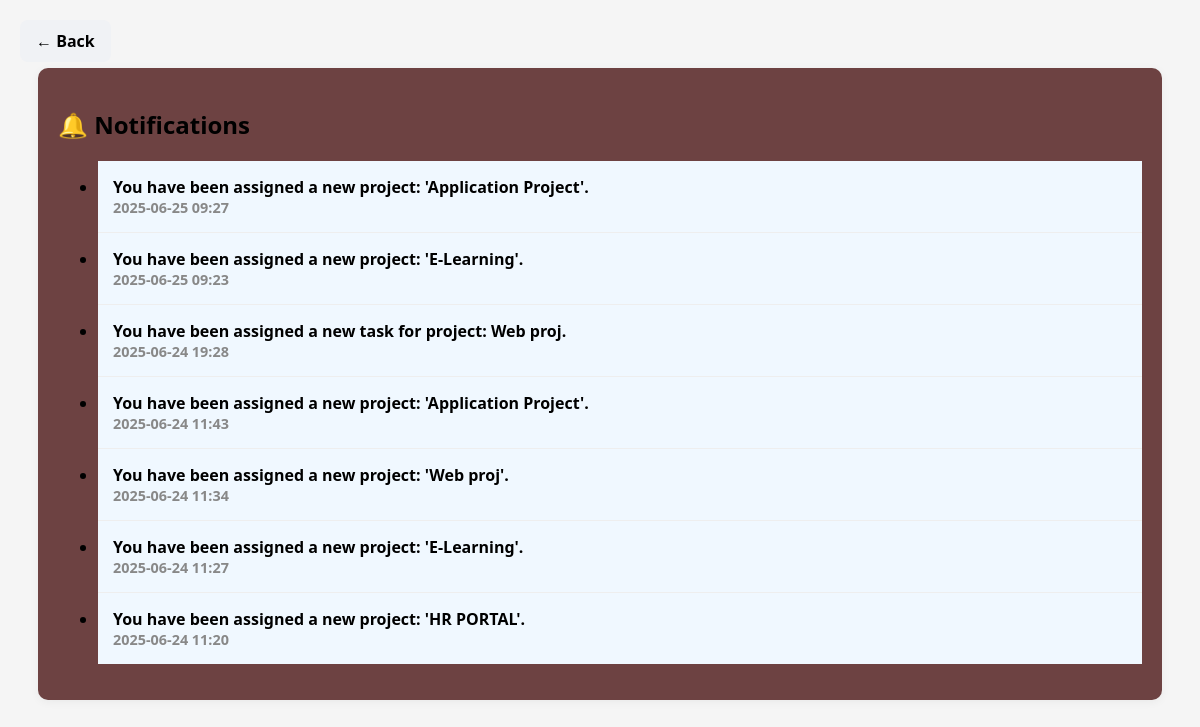
Screenshot of /notifications/ (signed in) with the database file from the repository.
### employee/models.py (models this page shows, shortened)
class EmployeeNotification(models.Model):
    sender = models.ForeignKey(User, on_delete=models.CASCADE, related_name='sent_emp_notifications', null=True)
    receiver = models.ForeignKey(User, on_delete=models.CASCADE, related_name='received_emp_notifications', null=True)
    message = models.TextField()
    is_seen = models.BooleanField(default=False)
    created_at = models.DateTimeField(auto_now_add=True)

### employee/views.py (the view)
# urls.py: path('notifications/', views.notification_page, name='employee_notifications'),
@login_required
def notification_page(request):
    notifications = EmployeeNotification.objects.filter(receiver=request.user).order_by('-created_at')
    return render(request, 'emp_notifications.html', {'notifications': notifications})

### templates/emp_notifications.html (shortened to what this page needs)
<!DOCTYPE html>
<html>
<head>
</head>
<body>
    <div style="
        position: absolute;
        top: 20px;
        left: 20px;
        background-color:#f0f2f5;
        padding: 10px 16px;
        border-radius: 8px;
        z-index: 1000;
        ">
        <a href="javascript:history.back()" style="
            text-decoration: none;
            color: black;
            font-weight: bold;
            font-size: 16px;
            ">
            &larr; Back
        </a>
    </div>
    <div class="container notification-list">
        <h2 class="mb-4">🔔 Notifications</h2>
        {% if notifications %}
            <ul class="list-unstyled">
                {% for notification in notifications %}
                    <li class="notification-item {% if not notification.is_seen %}unread{% endif %}">
                        {{ notification.message }}
                        <div class="timestamp">{{ notification.created_at|date:"Y-m-d H:i" }}</div>
                    </li>
                {% endfor %}
            </ul>
        {% else %}
            <div class="text-muted">No notifications yet.</div>
        {% endif %}
    </div>
</body>
</html>
</html>

### templates/emp_notifications.html (style rules this page uses)
body { background-color:whitesmoke; font-family: 'Segoe UI', Tahoma, Geneva, Verdana, sans-serif; padding: 30px; }
.notification-list { margin-top: 30px; background: #6d4242; border-radius: 10px; box-shadow: 0 2px 10px rgba(0, 0, 0, 0.05); padding: 20px; }
.notification-item { padding: 15px; border-bottom: 1px solid #eee; }
.notification-item:last-child { border-bottom: none; }
.notification-item.unread { font-weight: bold; background-color: #f0f8ff; }
.timestamp { font-size: 0.9em; color: #888; }

### rows the page displays
EmployeeNotification: message "You have been assigned a new project: 'Application Project'.", created_at "2025-06-25 09:27"
EmployeeNotification: message "You have been assigned a new project: 'E-Learning'.", created_at "2025-06-25 09:23"
EmployeeNotification: message "You have been assigned a new task for project: Web proj.", created_at "2025-06-24 19:28"
EmployeeNotification: message "You have been assigned a new project: 'Application Project'.", created_at "2025-06-24 11:43"
EmployeeNotification: message "You have been assigned a new project: 'Web proj'.", created_at "2025-06-24 11:34"
EmployeeNotification: message "You have been assigned a new project: 'E-Learning'.", created_at "2025-06-24 11:27"
EmployeeNotification: message "You have been assigned a new project: 'HR PORTAL'.", created_at "2025-06-24 11:20"
